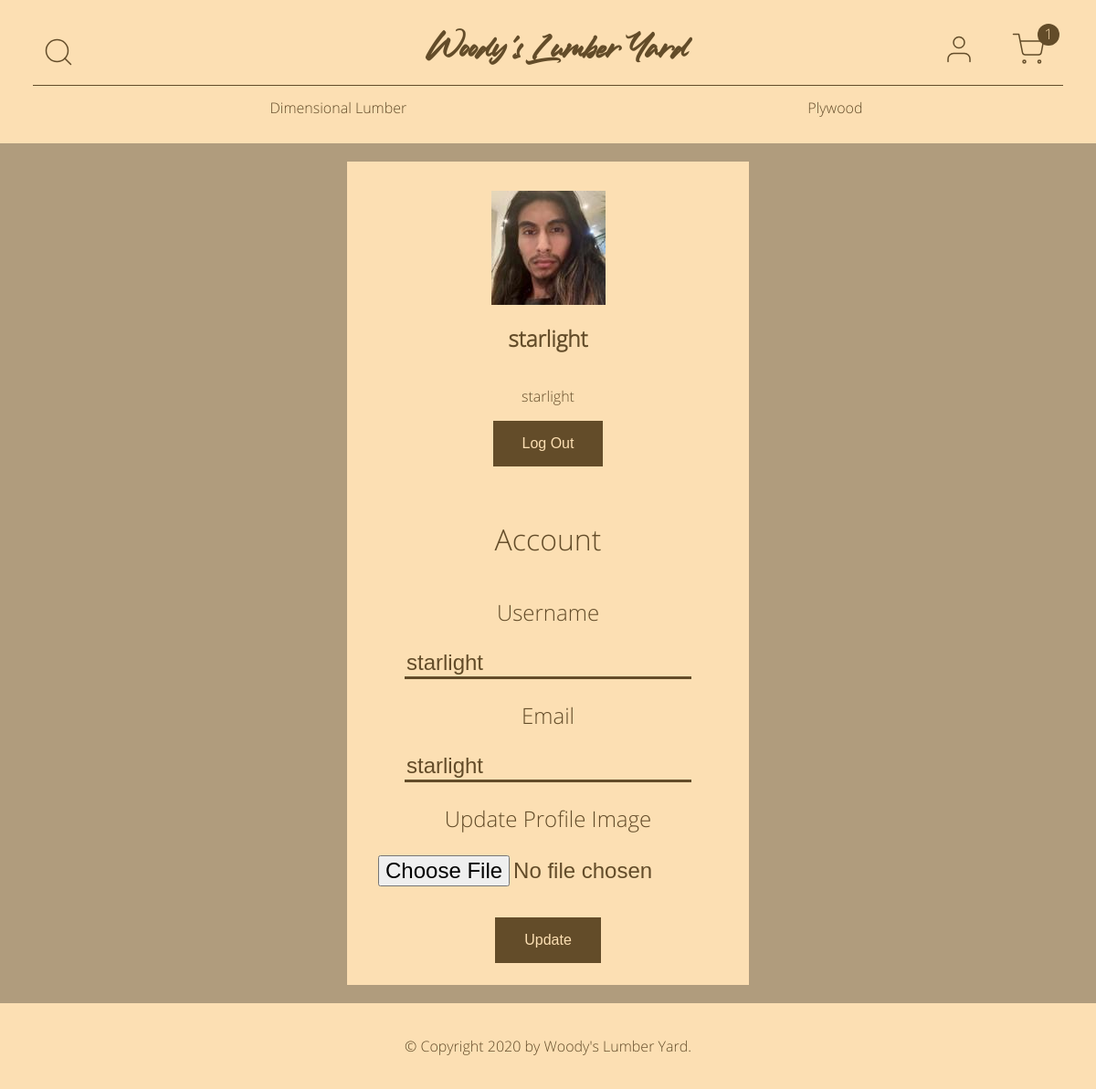
Page /account (signed in) on the earlier database version.
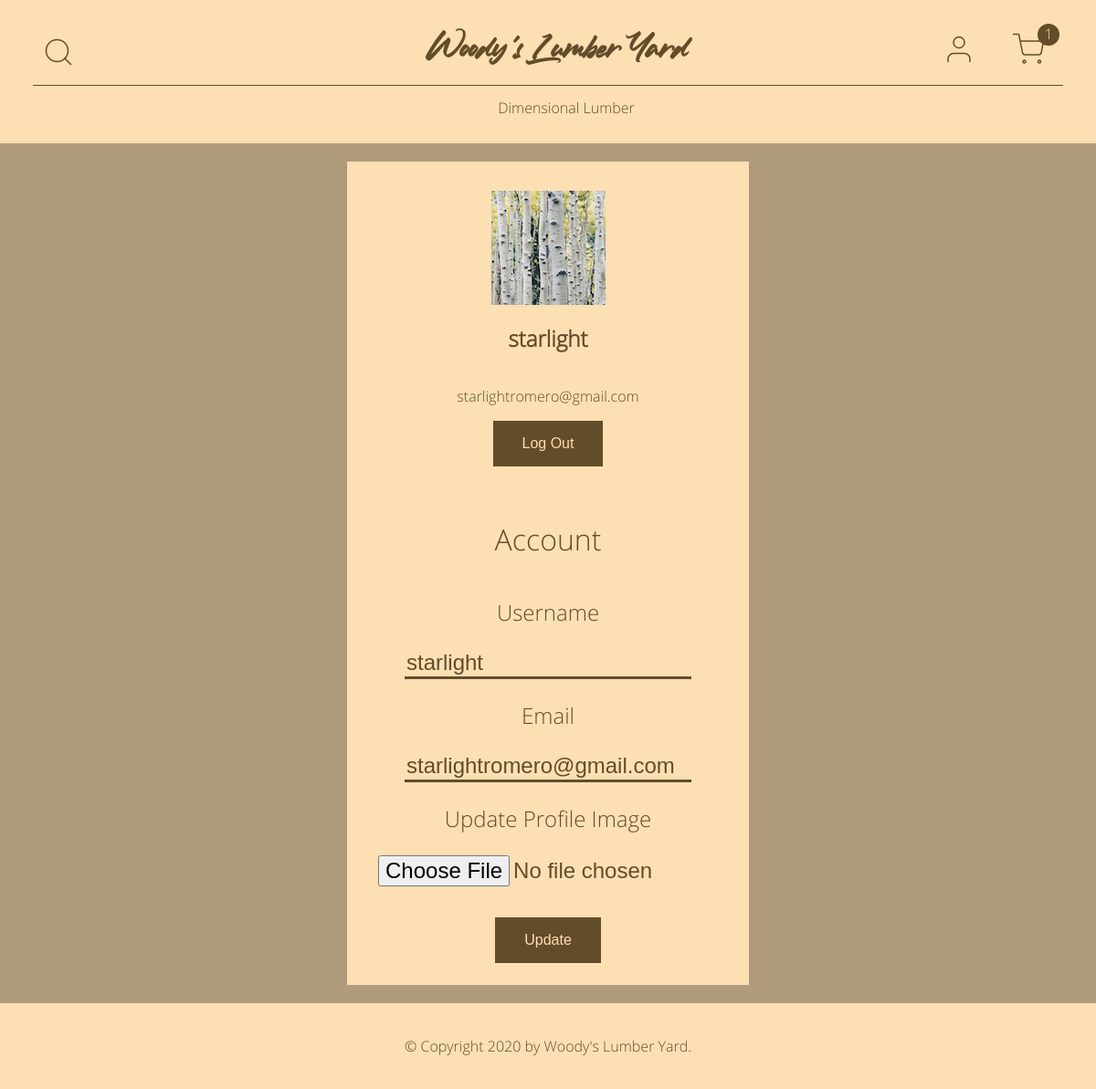
Same page on the later database version.
### online_store/models.py (models this page shows, shortened)
class Category(db.Model):
    id = db.Column(db.Integer, primary_key=True)
    name = db.Column(db.String(20), nullable=False)
    link = db.Column(db.String(20), nullable=True)
    products = db.relationship("Product", backref="category", lazy=True)
    date_created = db.Column(db.DateTime, default=datetime.utcnow)
    created_by_id = db.Column(db.Integer, db.ForeignKey("user.id"))

class User(db.Model, UserMixin):
    id = db.Column(db.Integer, primary_key=True)
    username = db.Column(db.String(20), unique=True, nullable=False)
    email = db.Column(db.String(120), unique=True, nullable=False)
    image = db.Column(db.String(20), nullable=False, default="default.jpg")
    password = db.Column(db.String(60), nullable=True)
    is_admin = db.Column(db.Boolean, nullable=False, default=False)
    is_superadmin = db.Column(db.Boolean, nullable=False, default=False)
    categories = db.relationship("Category", backref="created_by", lazy=True)
    products = db.relationship("Product", backref="created_by", lazy=True)

### online_store/users/routes.py (the view, shortened to what this page needs)
@users.route("/account", methods=["GET", "POST"])
@login_required
def account():
    categories = Category.query.all()
    form = UpdateAccountForm()
    form.username.data = current_user.username
    form.email.data = current_user.email
    context = {"title": "Account", "form": form, "categories": categories}
    return render_template("account.html", **context)

### online_store/users/forms.py (shortened to what this page needs)
class UpdateAccountForm(FlaskForm):
    username = StringField(
        "Username", validators=[DataRequired(), Length(min=2, max=20)]
    )
    email = StringField("Email", validators=[DataRequired(), Email()])
    image = FileField(
        "Update Profile Image", validators=[FileAllowed(["jpg", "png"])]
    )
    submit = SubmitField("Update")

### online_store/models.py (called while the page is built)
@login_manager.user_loader
def load_user(user_id):
    return User.query.get(int(user_id))

### online_store/templates/account.html (shortened to what this page needs)
{% extends "base.html" %}
{% block content %}
<div class="account">
  <img
    src="{{ url_for('static', filename='profile-images/' + current_user.image) }}"
    alt="{{ current_user.username }}"
  >
  <h2>{{ current_user.username }}</h2>
  <p>{{ current_user.email }}</p>
  <a href="{{ url_for('users.logout') }}"><button>Log Out</button></a>
</div>
<form class="full-form" method="POST" enctype="multipart/form-data">
  <fieldset>
    <legend>{{ title }}</legend>
    {{ form.username.label }}
    {% if form.username.errors %}
      {{ form.username(class="is-invalid") }}
      <div class="invalid-feedback">
        {% for error in form.username.errors %}
          {{ error }}
        {% endfor %}
      </div>
    {% else %}
      {{ form.username }}
    {% endif %}
    {{ form.email.label }}
    {% if form.email.errors %}
      {{ form.email(class="is-invalid") }}
      <div class="invalid-feedback">
        {% for error in form.email.errors %}
          {{ error }}
        {% endfor %}
      </div>
    {% else %}
      {{ form.email }}
    {% endif %}
    {{ form.image.label }}
    {{ form.image }}
  </fieldset>
  <div>
    {{ form.submit }}
  </div>
</form>
{% endblock %}

### online_store/templates/base.html (shortened to what this page needs)
<!DOCTYPE html>
<html lang="en">
<head>
  {% block head %}
  <link rel="stylesheet" type="text/css" href="{{ url_for('static', filename='css/main.css') }}">
  {% endblock %}
</head>
<body>
  <header>
    <div class="top-row">
      <div class="search">
        <img class="search-btn" src="/static/assets/search.svg" alt="Search Button">
      </div>
      {% if current_user.is_superadmin or current_user.is_admin %}
      <h1><a href="{{ url_for('admin.home') }}">Woody's Lumber Yard</a></h1>
      {% else %}
      <h1><a href="{{ url_for('main.home') }}">Woody's Lumber Yard</a></h1>
      {% endif %}
      <div class="user-icons">
        <a href="{{ url_for('users.account') }}">
          <img src="{{ url_for('static', filename='assets/user.svg') }}" alt="My Account">
        </a>
        <a href="{{ url_for('main.cart') }}">
          <img class="cart" src="{{ url_for('static', filename='assets/shopping-cart.svg') }}" alt="Shopping Cart">
          <div class="circle">1</div>
        </a>
      </div>
    </div>
    {% if categories %}
    <nav>
      <ul>
        {% for category in categories %}
        <li><a href="/category/{{ category.link }}">{{ category.name }}</a></li>
        {% endfor %}
      </ul>
    </nav>
    {% endif %}
  </header>
  <main>
    {% block content %}{% endblock %}
  </main>
  <footer>
    <p>&copy; Copyright 2020 by <a href="/">Woody's Lumber Yard</a>.</p>
  </footer>
</body>
</html>

### online_store/static/css/main.css (style rules this page uses)
body main button, body main .product-grid .product-item button, body main .product-grid .product-item .product-form input[type=submit], body main .product-detail .product-detail-text button, body main .full-form input[type=submit], body footer button { -ms-appearance: none; -moz-appearance: none; -webkit-appearance: none; appearance: none; padding: 1rem 2rem; width: 80%; display: inline-block; border: none; margin: 0; text-decoration: none; background: #634C29; color: #FCDFB3; font-size: 1rem; cursor: pointer; text-align: center; transition: background 150ms ease-in-out, transform 50ms ease; }
* { box-sizing: border-box; }
body { background-color: #FCDFB3; color: #634C29; font-family: "Open-Sans", sans-serif; margin: 0; text-align: center; }
body header { background-color: #FCDFB3; padding: 36px; padding-bottom: 0; }
body header .top-row { display: flex; flex-direction: row; justify-content: center; align-items: center; justify-content: space-between; }
body header .top-row .search { display: flex; flex-direction: row; justify-content: center; align-items: center; flex-basis: 33%; justify-content: flex-start; margin: 0 10px; }
body header .top-row .search img { height: 36px; cursor: pointer; }
body header .top-row .user-icons { padding: 0; margin: 0; }
body header .top-row .user-icons .circle { display: block; position: absolute; color: #FCDFB3; background-color: #634C29; border-radius: 50%; height: 24px; width: 24px; top: 26px; right: 40px; }
body header .top-row .user-icons a { margin: 0 10px; text-decoration: none; }
body header .top-row .user-icons a img { height: 36px; }
body header h1 { flex-basis: 33%; font-family: "Ledgewood", sans-serif; margin: 0; text-align: center; justify-self: center; }
body header h1 a { color: #634C29; text-decoration: none; }
body header .user-icons { display: flex; flex-direction: row; justify-content: center; align-items: center; justify-content: flex-end; flex-basis: 33%; }
body header .user-icons img { margin: 0 10px; }
body header nav { margin: 0; }
body header nav ul { align-items: center; border-top: 1px solid #634C29; display: flex; flex-direction: row; height: 3rem; justify-content: space-around; }
body header nav ul li { display: flex; }
body header nav ul li a { color: #634C29; text-decoration: none; }
body main { background-color: #B09C7D; padding: 20px; }
body main button { width: 100%; }
body main .full-form { display: flex; flex-direction: column; justify-content: center; align-items: center; background-color: #FCDFB3; margin: auto; padding: 1rem; font-size: 1.5rem; justify-content: space-around; width: 440px; line-height: 2; }
body main .full-form * { margin: 0.5rem 0; }
body main .full-form fieldset { display: flex; flex-direction: column; justify-content: center; align-items: center; border: none; margin: 0; width: 100%; }
body main .full-form fieldset legend { border: none; font-size: 2rem; }
body main .full-form fieldset input, body main .full-form fieldset label { color: #634C29; }
body main .full-form fieldset input { font-size: 1.5rem; text-align: left; }
body main .full-form fieldset input[type=text], body main .full-form fieldset input[type=email], body main .full-form fieldset input[type=password], body main .full-form fieldset input[type=number] { background-color: transparent; border: none; border-bottom: 3px solid #634C29; outline: #634C29; }
body main .full-form fieldset input[type=file] { width: 100%; }
body main .full-form input[type=submit] { width: 100%; }
body main .account { display: flex; flex-direction: column; justify-content: center; align-items: center; padding: 2rem; background-color: #FCDFB3; width: 440px; margin: auto; }
body footer { background-color: #FCDFB3; padding: 20px; }
body footer p a { color: #634C29; text-decoration: none; }

Differences in the rows shown:
removed Category: name "Plywood"
changed User "starlight": is_superadmin False → True (drawn); image: picture removed, a placeholder shows; email "starlight" → "starlightromero@gmail.com"
